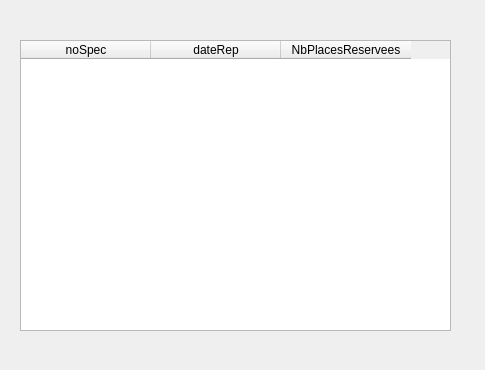
<?xml version="1.0" encoding="UTF-8"?>
<ui version="4.0">
 <class>AppFctComp6</class>
 <widget class="QDialog" name="AppFctComp6">
  <property name="geometry">
   <rect>
    <x>0</x>
    <y>0</y>
    <width>485</width>
    <height>370</height>
   </rect>
  </property>
  <property name="windowTitle">
   <string>Nombre de places réservées par representation</string>
  </property>
  <widget class="QLabel" name="label_fct_comp_6">
   <property name="geometry">
    <rect>
     <x>40</x>
     <y>10</y>
     <width>421</width>
     <height>21</height>
    </rect>
   </property>
   <property name="text">
    <string/>
   </property>
  </widget>
  <widget class="QTableWidget" name="table_fct_comp_6">
   <property name="geometry">
    <rect>
     <x>20</x>
     <y>40</y>
     <width>431</width>
     <height>291</height>
    </rect>
   </property>
   <attribute name="horizontalHeaderDefaultSectionSize">
    <number>130</number>
   </attribute>
   <column>
    <property name="text">
     <string>noSpec</string>
    </property>
   </column>
   <column>
    <property name="text">
     <string>dateRep</string>
    </property>
   </column>
   <column>
    <property name="text">
     <string>NbPlacesReservees</string>
    </property>
   </column>
  </widget>
 </widget>
 <resources/>
 <connections/>
</ui>
